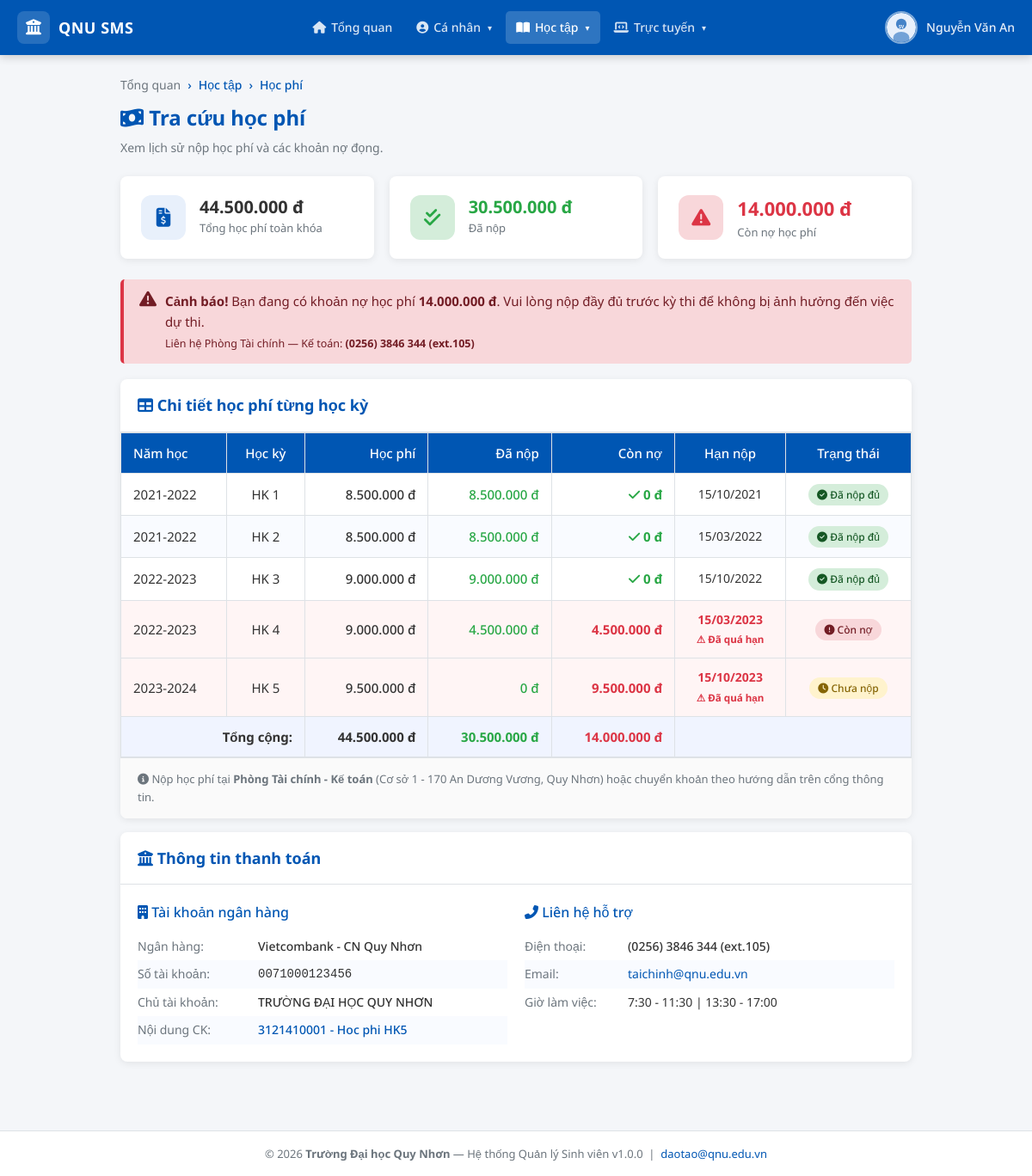
Page /student/hoc_tap/hoc_phi.php (signed in) on the committed database.
### tables this page shows
CREATE TABLE IF NOT EXISTS `sinh_vien` (
  `id` INT AUTO_INCREMENT PRIMARY KEY,
  `user_id` INT NOT NULL,
  `ma_sv` VARCHAR(20) NOT NULL UNIQUE,
  `ho_ten` VARCHAR(100) NOT NULL,
  `ngay_sinh` DATE,
  `gioi_tinh` ENUM('Nam','Nữ','Khác') DEFAULT 'Nam',
  `dia_chi` TEXT,
  `email` VARCHAR(100),
  `so_dien_thoai` VARCHAR(15),
  `nganh` VARCHAR(100),
  `khoa` VARCHAR(100),
  `lop` VARCHAR(50),
  `nien_khoa` VARCHAR(20),
  `trang_thai` ENUM('Đang học','Tạm dừng','Tốt nghiệp','Thôi học') DEFAULT 'Đang học',
  `anh_dai_dien` VARCHAR(255) DEFAULT NULL,
  FOREIGN KEY (`user_id`) REFERENCES `users`(`id`) ON DELETE CASCADE
);

CREATE TABLE IF NOT EXISTS `hoc_phi` (
  `id` INT AUTO_INCREMENT PRIMARY KEY,
  `sinh_vien_id` INT NOT NULL,
  `hoc_ky` INT NOT NULL,
  `nam_hoc` VARCHAR(20) NOT NULL,
  `so_tien` DECIMAL(15,0) NOT NULL DEFAULT 0,
  `da_nop` DECIMAL(15,0) NOT NULL DEFAULT 0,
  `han_nop` DATE DEFAULT NULL,
  `trang_thai` ENUM('Chưa nộp','Đã nộp','Nợ') DEFAULT 'Chưa nộp',
  FOREIGN KEY (`sinh_vien_id`) REFERENCES `sinh_vien`(`id`) ON DELETE CASCADE
);

### includes/session.php (called while the page is built, shortened)
<?php
function getCurrentStudent(): ?array {
    $db = getDB();
    $uid = (int)$_SESSION['user_id'];
    $sql = "SELECT sv.*, u.username FROM sinh_vien sv
            JOIN users u ON u.id = sv.user_id
            WHERE sv.user_id = ?";
    $stmt = $db->prepare($sql);
    $stmt->bind_param('i', $uid);
    $stmt->execute();
    $result = $stmt->get_result();
    return $result->fetch_assoc() ?: null;
}
function e(string $str): string {
    return htmlspecialchars($str, ENT_QUOTES, 'UTF-8');
}
function formatMoney(float $amount): string {
    return number_format($amount, 0, ',', '.') . ' đ';
}
?>

### student/hoc_tap/hoc_phi.php (the view, shortened to what this page needs)
<?php
require_once ROOT . '/includes/session.php';
$sv = getCurrentStudent();
$db  = getDB();
$sid = (int)$sv['id'];
$hp_list = $db->query("
    SELECT * FROM hoc_phi
    WHERE sinh_vien_id = $sid
    ORDER BY nam_hoc, hoc_ky
")->fetch_all(MYSQLI_ASSOC);
$tong_no    = 0;
$tong_da_nop= 0;
$tong_hoc_phi = 0;
foreach ($hp_list as $hp) {
    $tong_hoc_phi += $hp['so_tien'];
    $tong_da_nop  += $hp['da_nop'];
    $no = $hp['so_tien'] - $hp['da_nop'];
    if ($no > 0) $tong_no += $no;
}
function statusBadge(string $tt): string {
    return match($tt) {
        'Đã nộp'  => '<span class="badge badge-success"><i class="fas fa-check-circle"></i> Đã nộp đủ</span>',
        'Nợ'      => '<span class="badge badge-danger"><i class="fas fa-exclamation-circle"></i> Còn nợ</span>',
        default   => '<span class="badge badge-warning"><i class="fas fa-clock"></i> Chưa nộp</span>',
    };
}
$active_menu = 'hoc_tap';
require_once ROOT . '/includes/header.php';
?>
<?php require_once ROOT . '/includes/navbar_student.php'; ?>
<div class="student-wrapper">
  <div class="student-container" style="max-width:960px">
    <div class="page-title fade-in">
      <div class="breadcrumb">
        <a href="<?= BASE_URL ?>/student/dashboard.php">Tổng quan</a>
        <span>›</span><span>Học tập</span>
        <span>›</span><span>Học phí</span>
      </div>
      <h1><i class="fas fa-money-bill-wave"></i> Tra cứu học phí</h1>
      <p>Xem lịch sử nộp học phí và các khoản nợ đọng.</p>
    </div>
    <div class="stat-grid fade-in">
      <div class="stat-card">
        <div class="stat-icon blue"><i class="fas fa-file-invoice-dollar"></i></div>
        <div>
          <div class="stat-value" style="font-size:20px"><?= formatMoney($tong_hoc_phi) ?></div>
          <div class="stat-label">Tổng học phí toàn khóa</div>
        </div>
      </div>
      <div class="stat-card">
        <div class="stat-icon green"><i class="fas fa-check-double"></i></div>
        <div>
          <div class="stat-value" style="font-size:20px;color:var(--success)"><?= formatMoney($tong_da_nop) ?></div>
          <div class="stat-label">Đã nộp</div>
        </div>
      </div>
      <div class="stat-card">
        <div class="stat-icon <?= $tong_no > 0 ? 'red' : 'green' ?>">
          <i class="fas fa-<?= $tong_no > 0 ? 'exclamation-triangle' : 'thumbs-up' ?>"></i>
        </div>
        <div>
          <div class="<?= $tong_no > 0 ? 'debt-amount' : 'paid-amount' ?>"><?= formatMoney($tong_no) ?></div>
          <div class="stat-label"><?= $tong_no > 0 ? 'Còn nợ học phí' : 'Không có nợ học phí' ?></div>
        </div>
      </div>
    </div>
    <?php if ($tong_no > 0): ?>
    <div class="alert alert-danger fade-in">
      <i class="fas fa-exclamation-triangle" style="font-size:20px"></i>
      <div>
        <strong>Cảnh báo!</strong> Bạn đang có khoản nợ học phí
        <strong><?= formatMoney($tong_no) ?></strong>.
        Vui lòng nộp đầy đủ trước kỳ thi để không bị ảnh hưởng đến việc dự thi.
        <br><small>Liên hệ Phòng Tài chính — Kế toán: <strong>(0256) 3846 344 (ext.105)</strong></small>
      </div>
    </div>
    <?php endif; ?>
    <div class="card fade-in">
      <div class="card-header">
        <h3><i class="fas fa-table"></i> Chi tiết học phí từng học kỳ</h3>
      </div>
      <div class="table-wrap">
      <table>
        <thead><tr>
          <th>Năm học</th>
          <th style="text-align:center">Học kỳ</th>
          <th style="text-align:right">Học phí</th>
          <th style="text-align:right">Đã nộp</th>
          <th style="text-align:right">Còn nợ</th>
          <th style="text-align:center">Hạn nộp</th>
          <th style="text-align:center">Trạng thái</th>
        </tr></thead>
        <tbody>
        <?php if (empty($hp_list)): ?>
          <tr><td colspan="7" style="text-align:center;padding:30px;color:var(--text-muted)">Chưa có dữ liệu học phí.</td></tr>
        <?php else: ?>
        <?php foreach ($hp_list as $hp):
          $no    = $hp['so_tien'] - $hp['da_nop'];
          $qua_han = !empty($hp['han_nop']) && strtotime($hp['han_nop']) < time() && $hp['trang_thai'] !== 'Đã nộp';
        ?>
        <tr <?= $qua_han ? 'style="background:#fff5f5"' : '' ?>>
          <td><?= e($hp['nam_hoc']) ?></td>
          <td style="text-align:center">HK <?= (int)$hp['hoc_ky'] ?></td>
          <td style="text-align:right;font-weight:500"><?= formatMoney((float)$hp['so_tien']) ?></td>
          <td style="text-align:right;color:var(--success);font-weight:500"><?= formatMoney((float)$hp['da_nop']) ?></td>
          <td style="text-align:right;font-weight:700;color:<?= $no > 0 ? 'var(--danger)' : 'var(--success)' ?>">
            <?= $no > 0 ? formatMoney($no) : '<i class="fas fa-check"></i> 0 đ' ?>
          </td>
          <td style="text-align:center;font-size:14px">
            <?php if (!empty($hp['han_nop'])): ?>
              <span <?= $qua_han ? 'style="color:var(--danger);font-weight:700"' : '' ?>>
                <?= date('d/m/Y', strtotime($hp['han_nop'])) ?>
                <?= $qua_han ? '<br><small style="color:var(--danger)">⚠ Đã quá hạn</small>' : '' ?>
              </span>
            <?php else: ?> — <?php endif; ?>
          </td>
          <td style="text-align:center"><?= statusBadge($hp['trang_thai']) ?></td>
        </tr>
        <?php endforeach; ?>
        <?php endif; ?>
        </tbody>
        <tfoot>
          <tr style="background:#f0f4ff;font-weight:700">
            <td colspan="2" style="border:1px solid var(--border);padding:10px 14px;text-align:right">Tổng cộng:</td>
            <td style="border:1px solid var(--border);text-align:right"><?= formatMoney($tong_hoc_phi) ?></td>
            <td style="border:1px solid var(--border);text-align:right;color:var(--success)"><?= formatMoney($tong_da_nop) ?></td>
            <td style="border:1px solid var(--border);text-align:right;color:<?= $tong_no > 0 ? 'var(--danger)' : 'var(--success)' ?>">
              <?= formatMoney($tong_no) ?>
            </td>
            <td colspan="2" style="border:1px solid var(--border)"></td>
          </tr>
        </tfoot>
      </table>
      </div>
      <div class="card-footer">
        <p class="text-muted" style="font-size:13px">
          <i class="fas fa-info-circle"></i>
          Nộp học phí tại <strong>Phòng Tài chính - Kế toán</strong> (Cơ sở 1 - 170 An Dương Vương, Quy Nhơn) hoặc chuyển khoản theo hướng dẫn trên cổng thông tin.
        </p>
      </div>
    </div>
    <div class="card mt-16 fade-in">
      <div class="card-header"><h3><i class="fas fa-university"></i> Thông tin thanh toán</h3></div>
      <div class="card-body">
        <div style="display:grid;grid-template-columns:1fr 1fr;gap:20px">
          <div>
            <h4 style="color:var(--primary);margin-bottom:10px"><i class="fas fa-building"></i> Tài khoản ngân hàng</h4>
            <table style="border:none;font-size:14px">
              <tr><td style="border:none;padding:5px 0;color:var(--text-muted);width:140px">Ngân hàng:</td><td style="border:none;padding:5px 0;font-weight:500">Vietcombank - CN Quy Nhơn</td></tr>
              <tr><td style="border:none;padding:5px 0;color:var(--text-muted)">Số tài khoản:</td><td style="border:none;padding:5px 0;font-weight:500;font-family:monospace">0071000123456</td></tr>
              <tr><td style="border:none;padding:5px 0;color:var(--text-muted)">Chủ tài khoản:</td><td style="border:none;padding:5px 0;font-weight:500">TRƯỜNG ĐẠI HỌC QUY NHƠN</td></tr>
              <tr><td style="border:none;padding:5px 0;color:var(--text-muted)">Nội dung CK:</td><td style="border:none;padding:5px 0;font-weight:500;color:var(--primary)"><?= e($sv['ma_sv']) ?> - Hoc phi HK<?= HOC_KY_HIEN_TAI ?></td></tr>
            </table>
          </div>
          <div>
            <h4 style="color:var(--primary);margin-bottom:10px"><i class="fas fa-phone-alt"></i> Liên hệ hỗ trợ</h4>
            <table style="border:none;font-size:14px">
              <tr><td style="border:none;padding:5px 0;color:var(--text-muted);width:120px">Điện thoại:</td><td style="border:none;padding:5px 0;font-weight:500">(0256) 3846 344 (ext.105)</td></tr>
              <tr><td style="border:none;padding:5px 0;color:var(--text-muted)">Email:</td><td style="border:none;padding:5px 0"><a href="mailto:taichinh@qnu.edu.vn">taichinh@qnu.edu.vn</a></td></tr>
              <tr><td style="border:none;padding:5px 0;color:var(--text-muted)">Giờ làm việc:</td><td style="border:none;padding:5px 0">7:30 - 11:30 | 13:30 - 17:00</td></tr>
            </table>
          </div>
        </div>
      </div>
    </div>
  </div>
</div>
<?php require_once ROOT . '/includes/footer.php'; ?>

### includes/navbar_student.php (shortened to what this page needs)
<?php
$_base = BASE_URL;
$_name = isset($sv) ? e($sv['ho_ten']) : 'Sinh viên';
$_avatar = (isset($sv) && !empty($sv['anh_dai_dien']))
         ? $_base . '/uploads/' . e($sv['anh_dai_dien'])
         : $_base . '/assets/img/default-avatar.svg';
$_menu = $active_menu ?? '';
?>
<nav class="student-navbar" role="navigation" aria-label="Main navigation">
  <div class="navbar-inner">
    <a href="<?= $_base ?>/student/dashboard.php" class="navbar-brand" aria-label="QNU SMS - Trang chủ">
      <div class="logo-icon"><i class="fas fa-university"></i></div>
      <span>QNU SMS</span>
    </a>
    <ul class="navbar-nav" id="navMenu" role="menubar">
      <li class="nav-item" role="none">
        <a href="<?= $_base ?>/student/dashboard.php"
           class="nav-link <?= $_menu === 'dashboard' ? 'active' : '' ?>"
           role="menuitem">
          <i class="fas fa-home"></i> Tổng quan
        </a>
      </li>
      <li class="nav-item dropdown" role="none">
        <a href="#" class="nav-link <?= $_menu === 'ca_nhan' ? 'active' : '' ?>" role="menuitem" aria-haspopup="true">
          <i class="fas fa-user-circle"></i> Cá nhân <span class="arrow">▾</span>
        </a>
      </li>
      <li class="nav-item dropdown" role="none">
        <a href="#" class="nav-link <?= $_menu === 'hoc_tap' ? 'active' : '' ?>" role="menuitem" aria-haspopup="true">
          <i class="fas fa-book-open"></i> Học tập <span class="arrow">▾</span>
        </a>
      </li>
      <li class="nav-item dropdown" role="none">
        <a href="#" class="nav-link <?= $_menu === 'truc_tuyen' ? 'active' : '' ?>" role="menuitem" aria-haspopup="true">
          <i class="fas fa-laptop-code"></i> Trực tuyến <span class="arrow">▾</span>
        </a>
      </li>
    </ul>
    <div class="navbar-user" id="userMenu">
      <img src="<?= $_avatar ?>" alt="Avatar" class="user-avatar" id="userAvatarToggle">
      <span class="user-name"><?= $_name ?></span>
    </div>
  </div>
</nav>

### assets/css/style.css (style rules this page uses)
:root { --primary: #0056B3; --primary-dark: #003d80; --primary-light: #e8f0fb; --bg: #F4F6F9; --white: #FFFFFF; --text: #333333; --text-muted: #6C757D; --success: #28A745; --danger: #DC3545; --warning: #FFC107; --info: #17A2B8; --border: #dee2e6; --shadow: 0 2px 8px rgba(0,0,0,.08); --shadow-md: 0 4px 16px rgba(0,0,0,.12); --radius: 8px; --radius-sm: 5px; --sidebar-w: 250px; --header-h: 64px; --transition: .1s ease; --font-sans: 'Noto Sans', 'Roboto', Arial, 'Helvetica Neue', sans-serif; }
*, *::before, *::after { box-sizing: border-box; margin: 0; padding: 0; }
html { scroll-behavior: smooth; }
body { font-family: var(--font-sans); font-size: 16px; color: var(--text); background: var(--bg); line-height: 1.6; text-rendering: optimizeLegibility; -webkit-font-smoothing: antialiased; -moz-osx-font-smoothing: grayscale; }
a { color: var(--primary); text-decoration: none; transition: color var(--transition); }
img { max-width: 100%; display: block; }
ul { list-style: none; }
h1 { font-size: 26px; font-weight: 700; }
h3 { font-size: 18px; font-weight: 700; }
h4 { font-size: 16px; font-weight: 500; }
.text-muted { color: var(--text-muted); font-size: 14px; }
.card { background: var(--white); border-radius: var(--radius); box-shadow: var(--shadow); overflow: hidden; }
.card-header { padding: 16px 20px; border-bottom: 1px solid var(--border); display: flex; align-items: center; justify-content: space-between; gap: 12px; }
.card-header h2, .card-header h3 { margin: 0; color: var(--primary); }
.card-body { padding: 20px; }
.card-footer { padding: 14px 20px; border-top: 1px solid var(--border); background: #fafafa; }
.table-wrap { overflow-x: auto; }
table { width: 100%; border-collapse: collapse; font-size: 15px; }
table th, table td { padding: 11px 14px; text-align: left; border: 1px solid var(--border); vertical-align: middle; }
table thead tr { background: var(--primary); color: #fff; }
table thead th { font-weight: 500; }
table tbody tr:nth-child(even) { background: #f9fbff; }
.badge { display: inline-block; padding: 3px 10px; border-radius: 20px; font-size: 12px; font-weight: 500; white-space: nowrap; }
.badge-success { background: #d4edda; color: #155724; }
.badge-danger { background: #f8d7da; color: #721c24; }
.badge-warning { background: #fff3cd; color: #856404; }
.alert { padding: 13px 18px; border-radius: var(--radius-sm); font-size: 15px; margin-bottom: 18px; display: flex; align-items: flex-start; gap: 10px; animation: fadeIn .3s ease; }
.alert-danger { background: #f8d7da; color: #721c24; border-left: 4px solid var(--danger); }
.page-title { margin-bottom: 22px; }
.page-title h1 { color: var(--primary); font-size: 24px; margin-bottom: 4px; }
.page-title p { color: var(--text-muted); font-size: 14px; }
.page-title .breadcrumb { display: flex; gap: 8px; font-size: 14px; color: var(--text-muted); margin-bottom: 8px; }
.page-title .breadcrumb a { color: var(--text-muted); }
.page-title .breadcrumb span { color: var(--primary); font-weight: 500; }
.stat-grid { display: grid; grid-template-columns: repeat(auto-fit, minmax(200px, 1fr)); gap: 18px; margin-bottom: 24px; }
.stat-card { background: var(--white); border-radius: var(--radius); padding: 20px; box-shadow: var(--shadow); display: flex; align-items: center; gap: 16px; border-left: 4px solid transparent; transition: transform var(--transition), box-shadow var(--transition); }
.stat-icon { width: 52px; height: 52px; border-radius: 12px; display: flex; align-items: center; justify-content: center; font-size: 22px; flex-shrink: 0; }
.stat-icon.blue { background: #e8f0fb; color: var(--primary); }
.stat-icon.green { background: #d4edda; color: var(--success); }
.stat-icon.red { background: #f8d7da; color: var(--danger); }
.stat-value { font-size: 26px; font-weight: 700; line-height: 1; margin-bottom: 4px; }
.stat-label { font-size: 13px; color: var(--text-muted); }
.mt-16 { margin-top: 16px; }
.fade-in { animation: fadeIn .12s cubic-bezier(0.34, 1.56, 0.64, 1); }

### rows in the picture
sinh_vien: ho_ten "Nguyễn Văn An", ma_sv "3121410001"
hoc_phi: nam_hoc "2021-2022", hoc_ky "1", so_tien "8.500.000 đ", da_nop "8.500.000 đ", han_nop "15/10/2021", trang_thai "Đã nộp đủ"
hoc_phi: nam_hoc "2021-2022", hoc_ky "2", so_tien "8.500.000 đ", da_nop "8.500.000 đ", han_nop "15/03/2022", trang_thai "Đã nộp đủ"
hoc_phi: nam_hoc "2022-2023", hoc_ky "3", so_tien "9.000.000 đ", da_nop "9.000.000 đ", han_nop "15/10/2022", trang_thai "Đã nộp đủ"
hoc_phi: nam_hoc "2022-2023", hoc_ky "4", so_tien "9.000.000 đ", da_nop "4.500.000 đ", formatMoney($no) "4.500.000 đ", han_nop "15/03/2023", shows "⚠ Đã quá hạn", trang_thai "Còn nợ"
hoc_phi: nam_hoc "2023-2024", hoc_ky "5", so_tien "9.500.000 đ", da_nop "0 đ", formatMoney($no) "9.500.000 đ", han_nop "15/10/2023", shows "⚠ Đã quá hạn", trang_thai "Chưa nộp"

### other values in the picture
formatMoney($tong_hoc_phi) "44.500.000 đ"
formatMoney($tong_da_nop) "30.500.000 đ"
formatMoney($tong_no) "14.000.000 đ"
HOC_KY_HIEN_TAI "5"
APP_VERSION "1.0.0"
